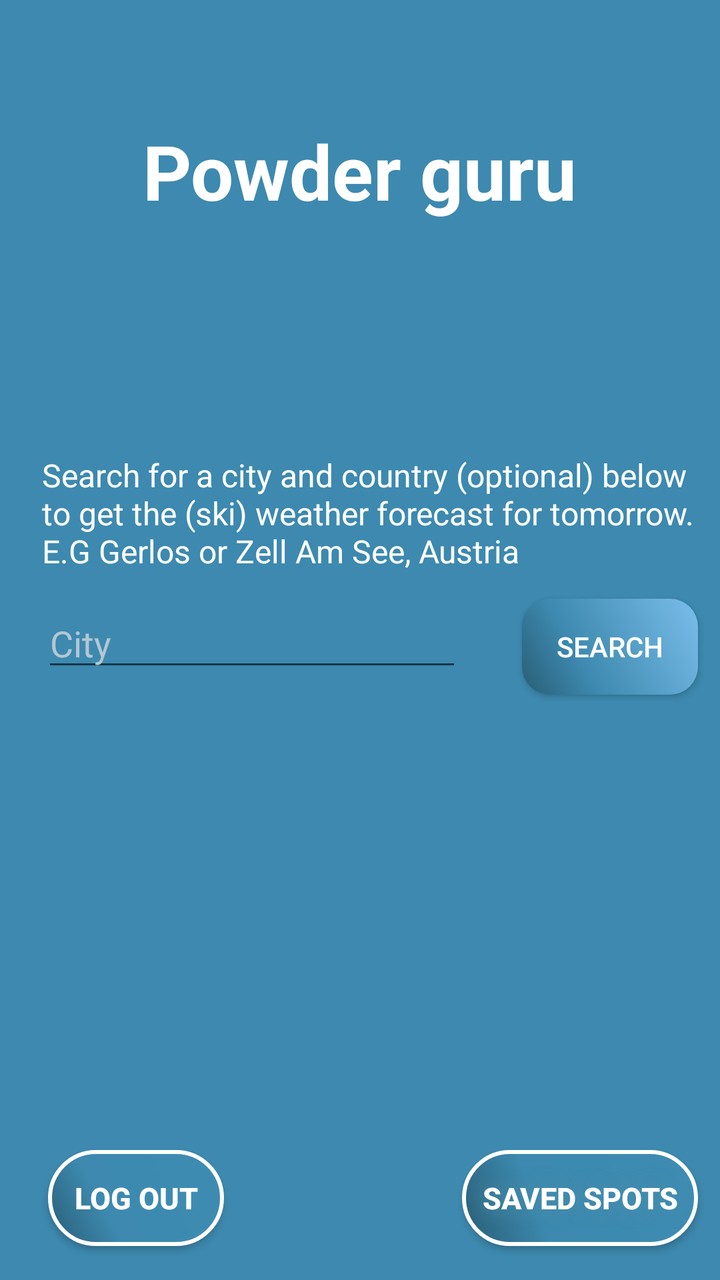
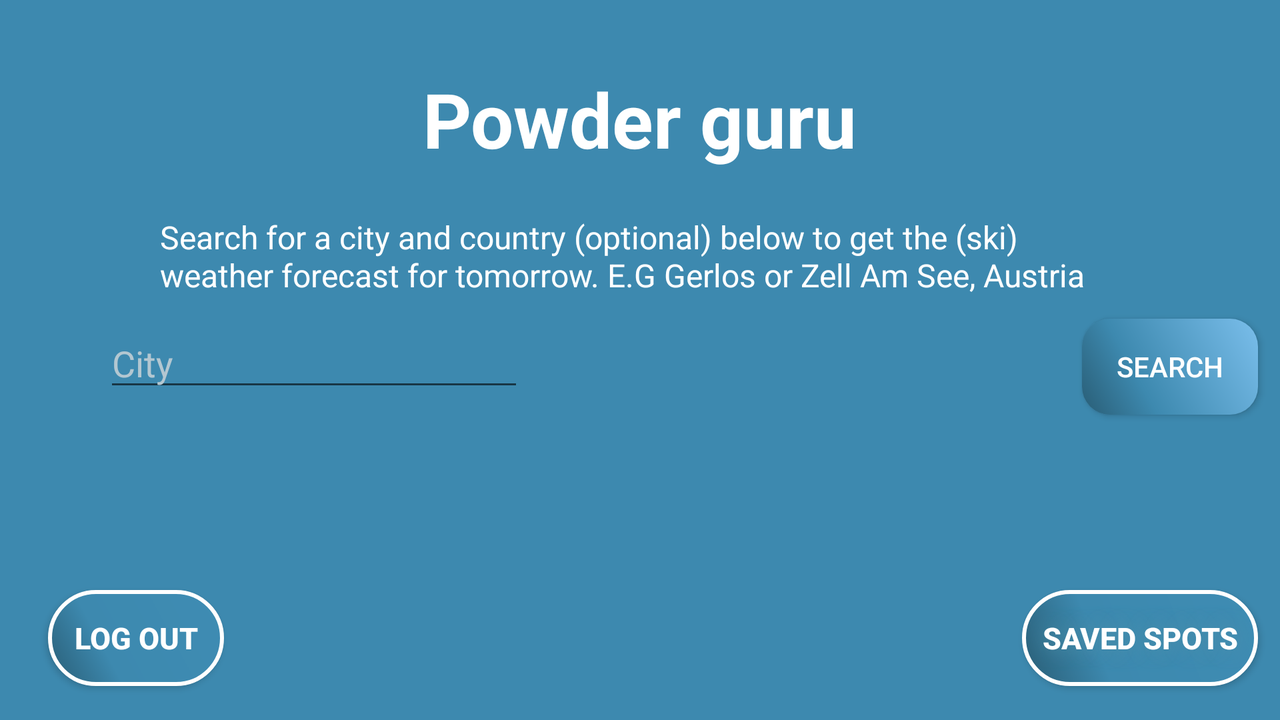

Two renders of one Android screen. The first uses the default layout on a phone; the second uses the alternative layout the repository ships for a different screen configuration, on a matching device. The two XML files are below.
<!-- AndroidManifest.xml: application theme AppTheme -->
<!-- res/layout/activity_main.xml -->
<?xml version="1.0" encoding="utf-8"?>
<RelativeLayout xmlns:android="http://schemas.android.com/apk/res/android"
    xmlns:tools="http://schemas.android.com/tools"
    android:layout_width="match_parent"
    android:layout_height="match_parent"
    android:fitsSystemWindows="true"
    tools:context=".MainActivity"
    android:background="@color/darkblue">

    <Button
        android:text="@string/search"
        android:layout_width="wrap_content"
        android:layout_height="wrap_content"
        android:id="@+id/button"
        android:onClick="search"
        android:background="@drawable/buttonshape2"
        android:textColor="@color/white"
        android:layout_alignTop="@+id/userinput"
        android:layout_alignParentRight="true"
        android:layout_alignParentEnd="true"
        android:layout_marginRight="11dp"
        android:layout_marginEnd="11dp" />

    <EditText
        android:layout_width="wrap_content"
        android:layout_height="wrap_content"
        android:inputType="textPersonName"
        android:hint="@string/city"
        android:ems="10"
        android:id="@+id/userinput"
        android:textColorHint="@color/bluegrey"
        android:textColor="@color/white"
        android:layout_centerVertical="true"
        android:layout_toLeftOf="@+id/button2"
        android:layout_toStartOf="@+id/button2" />

    <TextView
        android:layout_width="280dp"
        android:layout_height="wrap_content"
        android:text="@string/instructions"
        android:id="@+id/textVieww"
        android:layout_marginBottom="13dp"
        android:textColor="@color/white"
        android:textSize="16sp"
        android:layout_above="@+id/button"
        android:layout_alignLeft="@+id/userinput"
        android:layout_alignStart="@+id/userinput"
        android:layout_alignRight="@+id/button"
        android:layout_alignEnd="@+id/button" />

    <Button
        android:text="@string/saved"
        android:layout_width="wrap_content"
        android:layout_height="wrap_content"
        android:id="@+id/button2"
        android:onClick="seeSpots"
        android:textColor="#FFFFFF"
        android:textSize="15sp"
        android:textStyle="bold"
        android:background="@drawable/buttonshape"
        android:shadowColor="#4F90A8"
        android:shadowDx="0"
        android:shadowDy="0"
        android:shadowRadius="25"
        android:layout_alignTop="@+id/sign_out"
        android:layout_alignRight="@+id/button"
        android:layout_alignEnd="@+id/button" />

    <Button
        android:id="@+id/sign_out"
        android:onClick="signout"
        android:layout_width="wrap_content"
        android:layout_height="wrap_content"
        android:background="@drawable/buttonshape"
        android:text="@string/log_out"
        android:textColor="@android:color/white"
        android:textStyle="bold"
        android:textSize="15sp"
        android:layout_marginBottom="17dp"
        android:layout_alignParentBottom="true"
        android:layout_alignParentLeft="true"
        android:layout_alignParentStart="true"
        android:layout_marginLeft="24dp"
        android:layout_marginStart="24dp" />

    <TextView
        android:text="Powder guru"
        android:layout_width="wrap_content"
        android:layout_height="wrap_content"
        android:layout_marginTop="60dp"
        android:id="@+id/textView"
        android:textSize="38sp"
        android:textStyle="bold"
        android:textColor="@color/white"
        android:layout_alignParentTop="true"
        android:layout_centerHorizontal="true" />


</RelativeLayout>
<!-- resources referenced by this layout -->
<resources>
  <color name="bluegrey">#B3C7D1</color>
  <color name="darkblue">#3D89AF</color>
  <color name="white">#ffffff</color>
  <!-- drawable buttonshape (drawable) -->
  <?xml version="1.0" encoding="utf-8"?>
  <shape xmlns:android="http://schemas.android.com/apk/res/android" android:shape="rectangle" >
      <corners
          android:radius="86dp"
          />
      <gradient
          android:angle="45"
          android:centerX="33%"
          android:centerColor="#3D89AF"
          android:startColor="#295D75"
          android:endColor="#3E8CB3"
          android:type="linear"
          />
      <padding
          android:left="10dp"
          android:top="0dp"
          android:right="10dp"
          android:bottom="0dp"
          />
      <size
          android:layout_width="wrap_content"
          android:layout_height="wrap_content"
          />
      <stroke
          android:width="2dp"
          android:color="#FFFFFF"
          />
  </shape>
  <!-- drawable buttonshape2 (drawable) -->
  <?xml version="1.0" encoding="utf-8"?>
  <shape xmlns:android="http://schemas.android.com/apk/res/android" android:shape="rectangle" >
      <corners
          android:radius="14dp"
          />
      <gradient
          android:angle="45"
          android:centerX="33%"
          android:centerColor="#3D89AF"
          android:startColor="#295D75"
          android:endColor="#7ABEEB"
          android:type="linear"
          />
      <padding
          android:left="0dp"
          android:top="0dp"
          android:right="0dp"
          android:bottom="0dp"
          />
      <size
          android:layout_width="wrap_content"
          android:layout_height="wrap_content"
          />
  
  </shape>
  <string name="city">City</string>
  <string name="instructions">Search for a city and country (optional) below to get the (ski) weather forecast for tomorrow. E.G Gerlos or Zell Am See, Austria</string>
  <string name="log_out">Log Out</string>
  <string name="saved">Saved spots</string>
  <string name="search">Search</string>
  <style name="AppTheme" parent="Theme.AppCompat.Light.DarkActionBar">
          
          <item name="colorPrimary">@color/bluegrey</item>
          <item name="colorPrimaryDark">@color/colorPrimaryDark</item>
          <item name="colorAccent">@color/white</item>
      </style>
  <color name="colorPrimaryDark">#2B5C79</color>
</resources>
<!-- res/layout-land/activity_main.xml (the repository's variant of the layout above) -->
<!-- drawn on the phone turned sideways -->
<?xml version="1.0" encoding="utf-8"?>
<RelativeLayout xmlns:android="http://schemas.android.com/apk/res/android"
    xmlns:tools="http://schemas.android.com/tools"
    android:layout_width="match_parent"
    android:layout_height="match_parent"
    android:fitsSystemWindows="true"
    tools:context=".MainActivity"
    android:background="@color/darkblue">

    <Button
        android:text="@string/search"
        android:layout_width="wrap_content"
        android:layout_height="wrap_content"
        android:id="@+id/button"
        android:onClick="search"
        android:background="@drawable/buttonshape2"
        android:textColor="@color/white"
        android:layout_alignTop="@+id/userinput"
        android:layout_alignParentRight="true"
        android:layout_alignParentEnd="true"
        android:layout_marginRight="11dp"
        android:layout_marginEnd="11dp" />

    <Button
        android:text="@string/saved"
        android:layout_width="wrap_content"
        android:layout_height="wrap_content"
        android:id="@+id/button2"
        android:onClick="seeSpots"
        android:textColor="#FFFFFF"
        android:textSize="15sp"
        android:textStyle="bold"
        android:background="@drawable/buttonshape"
        android:shadowColor="#4F90A8"
        android:shadowDx="0"
        android:shadowDy="0"
        android:shadowRadius="25"
        android:layout_alignTop="@+id/sign_out"
        android:layout_alignRight="@+id/button"
        android:layout_alignEnd="@+id/button" />

    <Button
        android:id="@+id/sign_out"
        android:onClick="signout"
        android:layout_width="wrap_content"
        android:layout_height="wrap_content"
        android:background="@drawable/buttonshape"
        android:text="@string/log_out"
        android:textColor="@android:color/white"
        android:textStyle="bold"
        android:textSize="15sp"
        android:layout_marginBottom="17dp"
        android:layout_alignParentBottom="true"
        android:layout_alignParentLeft="true"
        android:layout_alignParentStart="true"
        android:layout_marginLeft="24dp"
        android:layout_marginStart="24dp" />

    <EditText
        android:layout_width="wrap_content"
        android:layout_height="wrap_content"
        android:inputType="textPersonName"
        android:hint="@string/city"
        android:ems="10"
        android:id="@+id/userinput"
        android:textColorHint="@color/bluegrey"
        android:textColor="@color/white"
        android:layout_centerVertical="true"
        android:layout_alignLeft="@+id/sign_out"
        android:layout_alignStart="@+id/sign_out"
        android:layout_marginLeft="28dp"
        android:layout_marginStart="28dp" />

    <TextView
        android:text="Powder guru"
        android:layout_width="wrap_content"
        android:layout_height="wrap_content"
        android:id="@+id/textView"
        android:textSize="38sp"
        android:textStyle="bold"
        android:textColor="@color/white"
        android:layout_above="@+id/textVieww"
        android:layout_centerHorizontal="true"
        android:layout_marginBottom="23dp" />

    <TextView
        android:layout_width="480dp"
        android:layout_height="wrap_content"
        android:text="@string/instructions"
        android:id="@+id/textVieww"
        android:textColor="@color/white"
        android:textSize="16sp"
        android:layout_above="@+id/button"
        android:layout_centerHorizontal="true"
        android:layout_marginBottom="11dp" />


</RelativeLayout>
